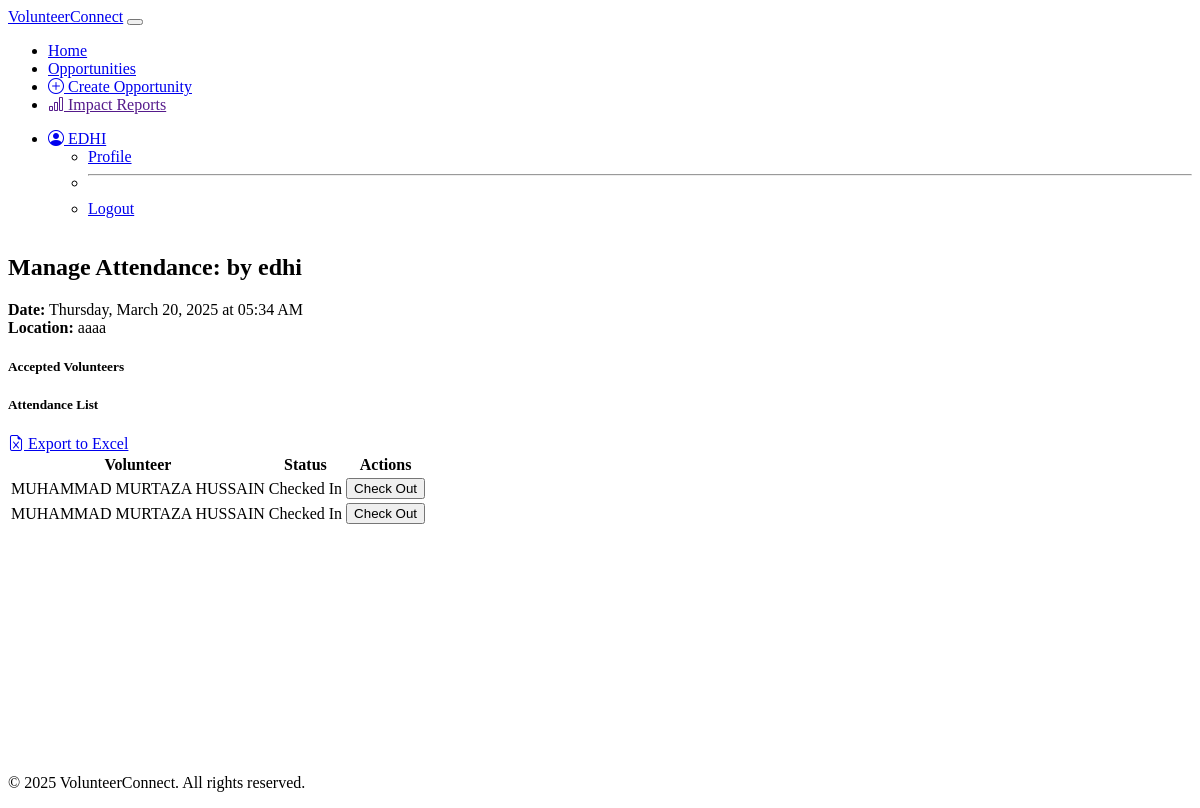
/applications/manage/10/ (signed in), run on the app's committed database.
### authentication/models.py (models this page shows, shortened)
class User(AbstractBaseUser, PermissionsMixin):
    ROLE_CHOICES = [
        ('volunteer', 'Volunteer'),
        ('ngo', 'NGO'),
        ('admin', 'Admin'),
    ]
    email = models.EmailField(unique=True)
    username = models.CharField(max_length=150, unique=True)
    name = models.CharField(max_length=100)
    role = models.CharField(max_length=20, choices=ROLE_CHOICES)
    created_at = models.DateTimeField(default=now)
    is_active = models.BooleanField(default=True)
    is_staff = models.BooleanField(default=False)  # Required for Django Admin
    objects = UserManager()
    USERNAME_FIELD = 'email'  # Email remains the primary identifier
    REQUIRED_FIELDS = ['username', 'name']  # Make sure username is required during superuser creation

class VolunteerProfile(models.Model):
    user = models.OneToOneField(User, on_delete=models.CASCADE, related_name='volunteer_profile')
    skills = models.TextField(blank=True, null=True)
    interests = models.TextField(blank=True, null=True)

### opportunities/models.py (models this page shows, shortened)
class Opportunity(models.Model):
    STATUS_CHOICES = [
        ('open', 'Open'),
        ('closed', 'Closed'),
        ('removed', 'Removed'),
    ]
    CONTENT_STATUS_CHOICES = [
        ('active', 'Active'),
        ('flagged', 'Flagged'),
        ('removed', 'Removed'),
    ]
    ngo = models.ForeignKey(NGOProfile, on_delete=models.CASCADE, related_name='opportunities')
    title = models.CharField(max_length=200)
    description = models.TextField()
    location = models.CharField(max_length=200)
    date = models.DateTimeField()
    required_skills = models.CharField(max_length=500, blank=True, null=True)
    status = models.CharField(max_length=20, choices=STATUS_CHOICES, default='open')
    content_status = models.CharField(max_length=20, choices=CONTENT_STATUS_CHOICES, default='active')
    moderation_reason = models.CharField(max_length=100, blank=True, null=True)
    created_at = models.DateTimeField(default=now)

### applications/models.py (models this page shows, shortened)
class Application(models.Model):
    STATUS_CHOICES = [
        ('pending', 'Pending'),
        ('accepted', 'Accepted'),
        ('rejected', 'Rejected'),
    ]
    volunteer = models.ForeignKey(VolunteerProfile, on_delete=models.CASCADE, related_name='applications')
    opportunity = models.ForeignKey(Opportunity, on_delete=models.CASCADE, related_name='applications')
    status = models.CharField(max_length=20, choices=STATUS_CHOICES, default='pending')
    message = models.TextField(blank=True, null=True)
    created_at = models.DateTimeField(default=now)

### applications/views.py (the view)
# urls.py: path('manage/<int:opportunity_id>/', views.manage_opportunity, name='manage_opportunity'),
@login_required
def manage_opportunity(request, opportunity_id):
    if request.user.role != 'ngo':
        messages.error(request, 'Only NGOs can manage attendance')
        return redirect('authentication:home')
    opportunity = get_object_or_404(Opportunity, id=opportunity_id)
    if opportunity.ngo.id != request.user.ngo_profile.id:
        messages.error(request, 'You can only manage attendance for your own opportunities')
        return redirect('authentication:home')
    applications = Application.objects.filter(opportunity_id=opportunity_id, status='accepted')
    attendances = {a.volunteer.id: a for a in Attendance.objects.filter(opportunity_id=opportunity_id)}
    attendances = {att.volunteer.id: att for att in Attendance.objects.filter(opportunity=opportunity)}
    return render(request, 'manage.html', {
        'opportunity': opportunity,
        'applications': applications,
        'attendances': attendances,
        'form': AttendanceForm()
    })

### applications/templatetags/custom_filters.py (called while the page is built)
@register.filter
def get_item(dictionary, key):
    return dictionary.get(key, None)

### applications/templates/manage.html (shortened to what this page needs)
{% extends "base.html" %}
{% load custom_filters %}
{% block content %}
<div class="container">
    <h2 class="mb-4">Manage Attendance: {{ opportunity.title }}</h2>
    <p>
        <strong>Date:</strong> {{ opportunity.date|date:"l, F d, Y \a\t h:i A" }}<br>
        <strong>Location:</strong> {{ opportunity.location }}
    </p>
    <div class="card mb-4">
        <div class="card-header bg-primary bg-opacity-25">
            <h5 class="mb-0">Accepted Volunteers</h5>
        </div>
        <div class="card-body">
            {% if applications %}
                <div class="d-flex justify-content-between align-items-center mb-3">
                    <h5 class="mb-0">Attendance List</h5>
                    <a href="{% url 'applications:export_attendance_excel' opportunity.id %}" class="btn btn-sm btn-success">
                        <i class="bi bi-file-earmark-excel"></i> Export to Excel
                    </a>
                </div>
                <div class="table-responsive">
                    <table class="table table-striped">
                        <thead>
                            <tr>
                                <th>Volunteer</th>
                                <th>Status</th>
                                <th>Actions</th>
                            </tr>
                        </thead>
                        <tbody>
                            {% for application in applications %}
                                {% with volunteer=application.volunteer %}
                                    {% with attendance=attendances|get_item:volunteer.id %}
                                        <tr>
                                            <td>{{ volunteer.user.name }}</td>
                                            <td>
                                                {% if attendance %}
                                                    {% if attendance.status == 'checked_in' %}
                                                        <span class="badge bg-info">Checked In</span>
                                                    {% elif attendance.status == 'completed' %}
                                                        <span class="badge bg-success">Completed</span>
                                                    {% elif attendance.status == 'no_show' %}
                                                        <span class="badge bg-warning">No Show</span>
                                                    {% endif %}
                                                {% else %}
                                                    <span class="badge bg-secondary">Not Checked In</span>
                                                {% endif %}
                                            </td>
                                            <td>
                                                {% if not attendance %}
                                                    <button class="btn btn-sm btn-primary check-in-btn"
                                                           data-volunteer-id="{{ volunteer.id }}"
                                                           data-opportunity-id="{{ opportunity.id }}">
                                                        Check In
                                                    </button>
                                                {% elif attendance.status == 'checked_in' %}
                                                    <button class="btn btn-sm btn-success check-out-btn"
                                                           data-attendance-id="{{ attendance.id }}">
                                                        Check Out
                                                    </button>
                                                {% endif %}
                                            </td>
                                        </tr>
                                    {% endwith %}
                                {% endwith %}
                            {% endfor %}
                        </tbody>
                    </table>
                </div>
            {% else %}
                <p class="text-muted">No volunteers have been accepted for this opportunity yet.</p>
            {% endif %}
        </div>
    </div>
</div>
{% endblock %}

### authentication/templates/base.html (shortened to what this page needs)
{% load static %}
<!DOCTYPE html>
<html lang="en" data-bs-theme="dark">
<head>
    <link rel="stylesheet" href="https://cdn.replit.com/agent/bootstrap-agent-dark-theme.min.css">
    <link rel="stylesheet" href="https://cdn.jsdelivr.net/npm/feather-icons/dist/feather.min.css">
    <link href="https://cdn.jsdelivr.net/npm/bootstrap-icons@1.7.2/font/bootstrap-icons.css" rel="stylesheet">
    <link rel="stylesheet" href="{% static 'css/custom.css' %}">
</head>
<body>
    <div class="wrapper">
    <nav class="navbar navbar-expand-lg navbar-dark bg-dark">
        <div class="container">
            <a class="navbar-brand" href="{% url 'authentication:home' %}">VolunteerConnect</a>
            <button class="navbar-toggler" type="button" data-bs-toggle="collapse" data-bs-target="#navbarNav">
            </button>
            <div class="collapse navbar-collapse" id="navbarNav">
                <ul class="navbar-nav me-auto">
                <li class="nav-item">
                    <a class="nav-link" href="{% url 'authentication:home' %}" >Home</a>
                </li>
                <li class="nav-item">
                    <a class="nav-link" href="{% url 'opportunities:opportunities' %}">Opportunities</a>
                </li>
                    {% if request.user.is_authenticated %}
                        {% if request.user.role == 'volunteer' %}
                            <li class="nav-item">
                                <a class="nav-link" href="">
                                    <i class="bi bi-clock-history"></i> My History
                                </a>
                            </li>
                        {% elif request.user.role == 'ngo' %}
                            <li class="nav-item">
                                <a class="nav-link" href="{% url 'opportunities:createOpportunity' %}">
                                    <i class="bi bi-plus-circle"></i> Create Opportunity
                                </a>
                            </li>
                            <li class="nav-item">
                                <a class="nav-link" href="">
                                    <i class="bi bi-bar-chart"></i> Impact Reports
                                </a>
                            </li>
                        {% endif %}
                    {% endif %}
                </ul>
                <ul class="navbar-nav">
                    {% if request.user.is_authenticated %}
                        <li class="nav-item dropdown">
                            <a class="nav-link dropdown-toggle" href="#" id="navbarDropdown" role="button" data-bs-toggle="dropdown">
                                <i class="bi bi-person-circle"></i> {{ request.user.name }}
                            </a>
                            <ul class="dropdown-menu dropdown-menu-end">
                                <li><a class="dropdown-item" href="{% url 'authentication:profile' %}">Profile</a></li>
                                <li><hr class="dropdown-divider"></li>
                                <li><a class="dropdown-item" href="{% url 'authentication:logout' %}">Logout</a></li>
                            </ul>
                        </li>
                    {% endif %}
                </ul>
            </div>
        </div>
    </nav>
    <main class="container my-4 content">
        {% block content %}{% endblock %}
    </main>
    <footer class="bg-dark py-4 mt-5">
        <div class="container text-center">
            <p class="mb-0 text-muted">© 2025 VolunteerConnect. All rights reserved.</p>
        </div>
    </footer>
    </div>
</body>
</html>

### static/css/custom.css (style rules this page uses)
html, body { height: 100%; }
.wrapper { display: flex; flex-direction: column; min-height: 100vh; }
.content { flex: 1; }
footer { width: 100%; }

### data on the page
User: user.name "EDHI"
Opportunity: title "by edhi", date "Thursday, March 20, 2025 at 05:34 AM", location "aaaa"
Application: volunteer.user.name "MUHAMMAD MURTAZA HUSSAIN"
Application: volunteer.user.name "MUHAMMAD MURTAZA HUSSAIN"
